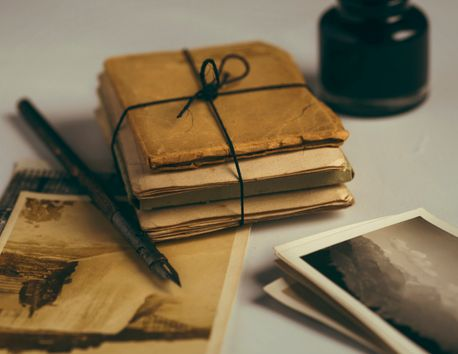
#> input picture 6-Image_Processing/img/1.jpeg, 458 x 354 px
$ python arithmetic.py --image img/1.jpeg
#> lines starting #> are read from the running program, lines starting #| are printed output that depends on the picture
"""
While working with images, we need to keep in mind the limits of our color spaces and data types.
Ex: RGB have [0, 255],
    we examine a pixel with intensity 250 and try to add 10.
    it will give error b'cuz 260 is not a valid value.

Keep in mind that there is difference b/w OpenCV and NumPy addition
-   Numpy will perform modulo arithmetic and "wrap around".
-   OpenCV will perform clipping and ensure pixel values never fall outside the range [0, 255]

If you want all values to be clipped if they fall outside [0-255] then, use OpenCV's
If you want modulus arithmetic operations and have values wrap around if they fall outside the range [0-255], use NumPy
"""

from __future__ import print_function
import numpy as np
import argparse
import cv2

ap = argparse.ArgumentParser()
ap.add_argument("-i", "--image", required=True, help="Path to the image")
args = vars(ap.parse_args())

image = cv2.imread(args["image"])
#> image is the input picture: shape (354, 458, 3); mean B, G, R 81.6, 110.1, 126
cv2.imshow("Original Image", image)

print("max of 255: {}".format(cv2.add(np.uint8([200]), np.uint8([100]))))   #   255
print("min of 0: {}".format(cv2.subtract(np.uint8([50]), np.uint8([100])))) #   0

print("wrap around: {}".format(np.uint8([200]) + np.uint8([100])))  #   44
print("wrap around: {}".format(np.uint8([50]) - np.uint8([100])))   #   206

M = np.ones(image.shape, dtype="uint8") * 100       #   Multiply matrix of 1 by 100
#   It increase every pixel intensity in the image by 100, if value > 255 , it clipped to 255
added = cv2.add(image, M)
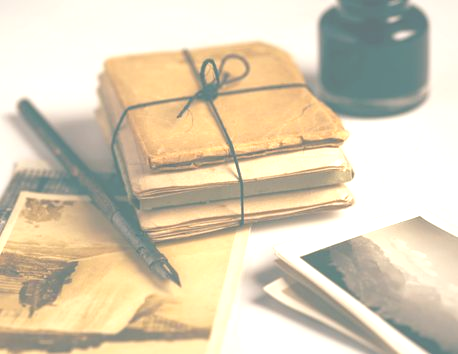
#> added: shape (354, 458, 3); mean B, G, R 181.1, 205.5, 216.1
cv2.imshow("Added", added)

M = np.ones(image.shape, dtype="uint8") * 50  #   Multiply matrix of 1 by 50
#   It decrease every pixel intensity in the image by 50, if value < 0 , it clipped to 0
subtracted = cv2.subtract(image, M)
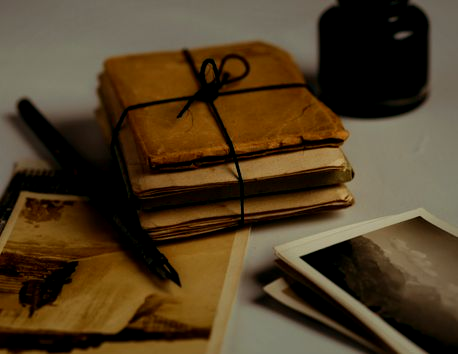
#> subtracted: shape (354, 458, 3); mean B, G, R 37.7, 62.6, 80.8
cv2.imshow("Subtracted", subtracted)
cv2.waitKey(0)
